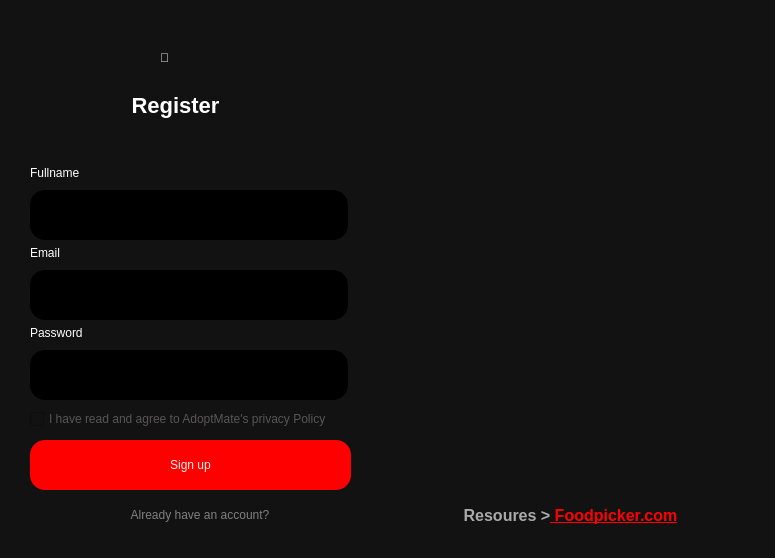
<?xml version="1.0" encoding="UTF-8"?>
<ui version="4.0">
 <class>MainWindow</class>
 <widget class="QMainWindow" name="MainWindow">
  <property name="geometry">
   <rect>
    <x>0</x>
    <y>0</y>
    <width>775</width>
    <height>558</height>
   </rect>
  </property>
  <property name="windowTitle">
   <string>MainWindow</string>
  </property>
  <property name="styleSheet">
   <string notr="true">
    QWidget {
        background-color: #121212;
        color: white;
        font-family: 'Segoe UI';
    }
    QLabel {
        color: #ffffff;
    }
    QPushButton {
        background-color: #1e1e1e;
        color: white;
        border-radius: 10px;
        padding: 8px;
    }
    QPushButton#createAccountButton {
        background-color: #f44336;
        font-weight: bold;
        color: white;
    }
    QLineEdit {
        background-color: #2a2a2a;
        border: none;
        border-radius: 10px;
        padding: 10px;
        color: white;
    }
   </string>
  </property>
  <widget class="QWidget" name="centralwidget">
   <widget class="QLabel" name="label_4">
    <property name="geometry">
     <rect>
      <x>30</x>
      <y>160</y>
      <width>318</width>
      <height>25</height>
     </rect>
    </property>
    <property name="maximumSize">
     <size>
      <width>16777215</width>
      <height>25</height>
     </size>
    </property>
    <property name="styleSheet">
     <string notr="true">font: 12pt &quot;Bahnschrift&quot;;
color: white;
background:none</string>
    </property>
    <property name="text">
     <string>Fullname</string>
    </property>
   </widget>
   <widget class="QLineEdit" name="txtEmail">
    <property name="geometry">
     <rect>
      <x>30</x>
      <y>190</y>
      <width>318</width>
      <height>50</height>
     </rect>
    </property>
    <property name="maximumSize">
     <size>
      <width>16777215</width>
      <height>50</height>
     </size>
    </property>
    <property name="styleSheet">
     <string notr="true">background-color: black;
color: white;
font: 12pt &quot;Segoe UI&quot;;
border-radius: 15px;
padding-left: 5px;</string>
    </property>
    <property name="text">
     <string/>
    </property>
   </widget>
   <widget class="QPushButton" name="btnRegister">
    <property name="geometry">
     <rect>
      <x>30</x>
      <y>440</y>
      <width>321</width>
      <height>50</height>
     </rect>
    </property>
    <property name="minimumSize">
     <size>
      <width>0</width>
      <height>50</height>
     </size>
    </property>
    <property name="maximumSize">
     <size>
      <width>16777215</width>
      <height>50</height>
     </size>
    </property>
    <property name="cursor">
     <cursorShape>PointingHandCursor</cursorShape>
    </property>
    <property name="styleSheet">
     <string notr="true">border-radius: 15px;
font: 600 16pt &quot;Bahnschrift&quot;;
background-color: red;
color: #F8F2EC;</string>
    </property>
    <property name="text">
     <string>Sign up</string>
    </property>
   </widget>
   <widget class="QLabel" name="label_5">
    <property name="geometry">
     <rect>
      <x>30</x>
      <y>240</y>
      <width>318</width>
      <height>25</height>
     </rect>
    </property>
    <property name="maximumSize">
     <size>
      <width>16777215</width>
      <height>25</height>
     </size>
    </property>
    <property name="styleSheet">
     <string notr="true">font: 12pt &quot;Bahnschrift&quot;;
color: white;
background:none
</string>
    </property>
    <property name="text">
     <string>Email</string>
    </property>
   </widget>
   <widget class="QLabel" name="label_7">
    <property name="geometry">
     <rect>
      <x>160</x>
      <y>30</y>
      <width>201</width>
      <height>56</height>
     </rect>
    </property>
    <property name="styleSheet">
     <string notr="true">color: white;
font: 20pt &quot;Bahnschrift&quot;;
background:none</string>
    </property>
    <property name="text">
     <string>🍅</string>
    </property>
   </widget>
   <widget class="QLabel" name="label_8">
    <property name="geometry">
     <rect>
      <x>30</x>
      <y>320</y>
      <width>318</width>
      <height>25</height>
     </rect>
    </property>
    <property name="maximumSize">
     <size>
      <width>16777215</width>
      <height>25</height>
     </size>
    </property>
    <property name="styleSheet">
     <string notr="true">font: 12pt &quot;Bahnschrift&quot;;
color: white;
background:none</string>
    </property>
    <property name="text">
     <string>Password</string>
    </property>
   </widget>
   <widget class="QLineEdit" name="txtPassword_2">
    <property name="geometry">
     <rect>
      <x>30</x>
      <y>350</y>
      <width>318</width>
      <height>50</height>
     </rect>
    </property>
    <property name="maximumSize">
     <size>
      <width>16777215</width>
      <height>50</height>
     </size>
    </property>
    <property name="styleSheet">
     <string notr="true">background-color: black;
color: white;
font: 12pt &quot;Segoe UI&quot;;
border-radius: 15px;
padding-left: 5px;</string>
    </property>
    <property name="text">
     <string/>
    </property>
    <property name="echoMode">
     <enum>QLineEdit::Password</enum>
    </property>
   </widget>
   <widget class="QLineEdit" name="txtEmail_2">
    <property name="geometry">
     <rect>
      <x>30</x>
      <y>270</y>
      <width>318</width>
      <height>50</height>
     </rect>
    </property>
    <property name="maximumSize">
     <size>
      <width>16777215</width>
      <height>50</height>
     </size>
    </property>
    <property name="styleSheet">
     <string notr="true">background-color: black;
color: white;
font: 12pt &quot;Segoe UI&quot;;
border-radius: 15px;
padding-left: 5px;</string>
    </property>
    <property name="text">
     <string/>
    </property>
   </widget>
   <widget class="QPushButton" name="btnLogin">
    <property name="geometry">
     <rect>
      <x>100</x>
      <y>500</y>
      <width>200</width>
      <height>30</height>
     </rect>
    </property>
    <property name="minimumSize">
     <size>
      <width>52</width>
      <height>30</height>
     </size>
    </property>
    <property name="maximumSize">
     <size>
      <width>200</width>
      <height>30</height>
     </size>
    </property>
    <property name="cursor">
     <cursorShape>PointingHandCursor</cursorShape>
    </property>
    <property name="styleSheet">
     <string notr="true">font: 12pt &quot;Bahnschrift&quot;;
color: gray;
background-color: rgba(255, 0, 0, 0);</string>
    </property>
    <property name="text">
     <string>Already have an account?</string>
    </property>
   </widget>
   <widget class="QCheckBox" name="checkBox">
    <property name="geometry">
     <rect>
      <x>30</x>
      <y>410</y>
      <width>341</width>
      <height>18</height>
     </rect>
    </property>
    <property name="cursor">
     <cursorShape>PointingHandCursor</cursorShape>
    </property>
    <property name="styleSheet">
     <string notr="true">font: 11pt &quot;Bahnschrift&quot;;
color: #575556;</string>
    </property>
    <property name="text">
     <string>I have read and agree to AdoptMate's privacy Policy</string>
    </property>
   </widget>
   <widget class="QLabel" name="titleLabel">
    <property name="geometry">
     <rect>
      <x>-150</x>
      <y>90</y>
      <width>651</width>
      <height>31</height>
     </rect>
    </property>
    <property name="styleSheet">
     <string notr="true">font-size: 22px; font-weight: bold;
background-color: none;
</string>
    </property>
    <property name="text">
     <string>Register</string>
    </property>
    <property name="alignment">
     <set>Qt::AlignCenter</set>
    </property>
   </widget>
   <widget class="QLabel" name="subtitleLabel">
    <property name="geometry">
     <rect>
      <x>330</x>
      <y>500</y>
      <width>481</width>
      <height>31</height>
     </rect>
    </property>
    <property name="styleSheet">
     <string notr="true">font-size: 11px; color: #aaa;
background-color: transparent;</string>
    </property>
    <property name="text">
     <string>&lt;!DOCTYPE HTML PUBLIC &quot;-//W3C//DTD HTML 4.0//EN&quot; &quot;http://www.w3.org/TR/REC-html40/strict.dtd&quot;&gt;
&lt;html&gt;&lt;head&gt;&lt;meta name=&quot;qrichtext&quot; content=&quot;1&quot; /&gt;&lt;style type=&quot;text/css&quot;&gt;
p, li { white-space: pre-wrap; }
&lt;/style&gt;&lt;/head&gt;&lt;body style=&quot; font-family:'Segoe UI'; font-size:11px; font-weight:400; font-style:normal;&quot;&gt;
&lt;p style=&quot; margin-top:0px; margin-bottom:0px; margin-left:0px; margin-right:0px; -qt-block-indent:0; text-indent:0px;&quot;&gt;&lt;span style=&quot; font-size:12pt; font-weight:600;&quot;&gt;Resoures &amp;gt;&lt;/span&gt;&lt;span style=&quot; font-size:12pt; font-weight:600; text-decoration: underline; color:#ff0000;&quot;&gt; Foodpicker.com&lt;/span&gt;&lt;/p&gt;&lt;/body&gt;&lt;/html&gt;</string>
    </property>
    <property name="textFormat">
     <enum>Qt::RichText</enum>
    </property>
    <property name="alignment">
     <set>Qt::AlignCenter</set>
    </property>
    <property name="openExternalLinks">
     <bool>true</bool>
    </property>
   </widget>
   <widget class="QLabel" name="label">
    <property name="geometry">
     <rect>
      <x>310</x>
      <y>50</y>
      <width>681</width>
      <height>451</height>
     </rect>
    </property>
    <property name="styleSheet">
     <string notr="true">background:none
</string>
    </property>
    <property name="text">
     <string/>
    </property>
    <property name="pixmap">
     <pixmap>../img/image-removebg-preview(2).png</pixmap>
    </property>
   </widget>
  </widget>
 </widget>
 <resources/>
 <connections/>
</ui>
